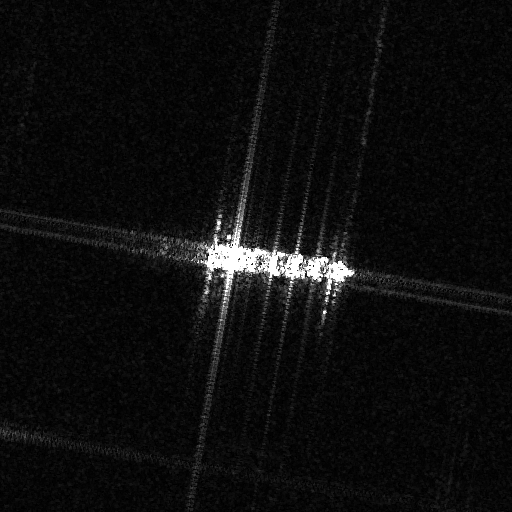
#> input picture dataset/fusar/sample/Fishing/fishing_1.tiff, 512 x 512 px
$ python image_merge.py
#> lines starting #> are read from the running program, lines starting #| are printed output that depends on the picture
import cv2
import matplotlib.pyplot as plt
import numpy as np

first_target = cv2.imread('./Fishing/fishing_1.tiff', cv2.IMREAD_GRAYSCALE)
#> first_target is the input picture: shape (512, 512); min 0, max 255, mean 13.7
second_target = cv2.imread('./BulkCarrier/bulkcarrier_1.tiff', cv2.IMREAD_GRAYSCALE)
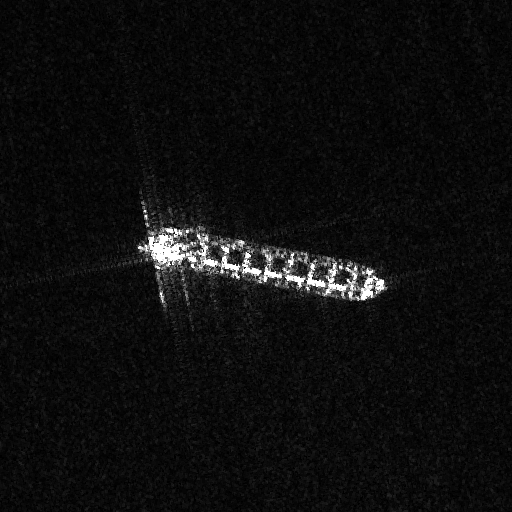
#> input picture dataset/fusar/sample/BulkCarrier/bulkcarrier_1.tiff, 512 x 512 px
#> second_target is the input picture: shape (512, 512); min 0, max 255, mean 14.3

combined_target = np.zeros((first_target.shape[0], first_target.shape[1]))

power_factor = 0.75                                         # from 0 to 1

for i in range(combined_target.shape[0]):
    for j in range(combined_target.shape[1]):
        if first_target[i][j] >= second_target[i][j]:
            combined_target[i][j] = first_target[i][j]
        else:
            combined_target[i][j] = second_target[i][j] * power_factor

combined_target = np.round(combined_target)
combined_target = np.expand_dims(combined_target, axis=2)

cv2.imwrite('bulkcarrier_and_fishing_combined_decreased_power_0.75_pattern_1.jpg', combined_target)
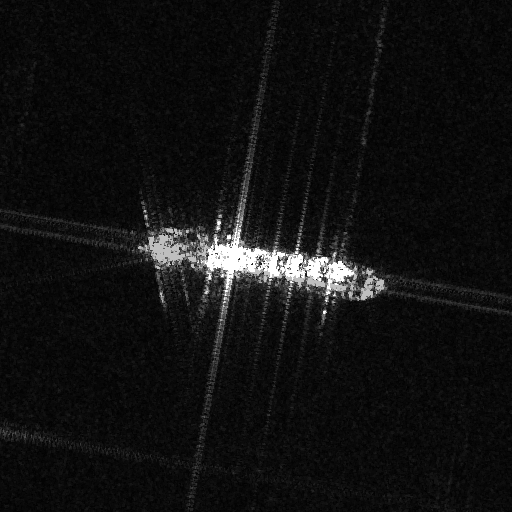
#> saved as bulkcarrier_and_fishing_combined_decreased_power_0.75_pattern_1.jpg: shape (512, 512, 1); min 0, max 255, mean 17.3
